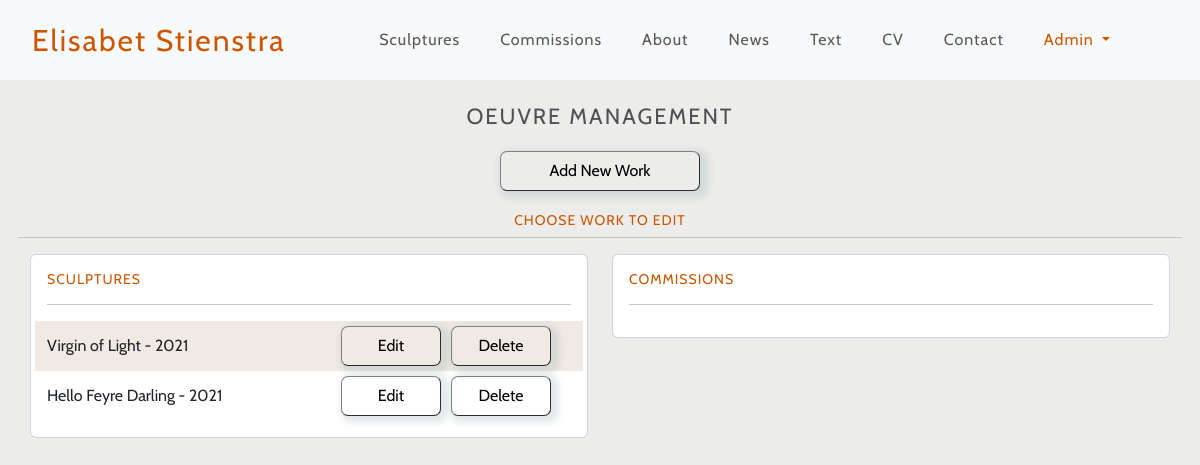
Page /oeuvre/oeuvre_management/ (signed in) on the earlier database version.
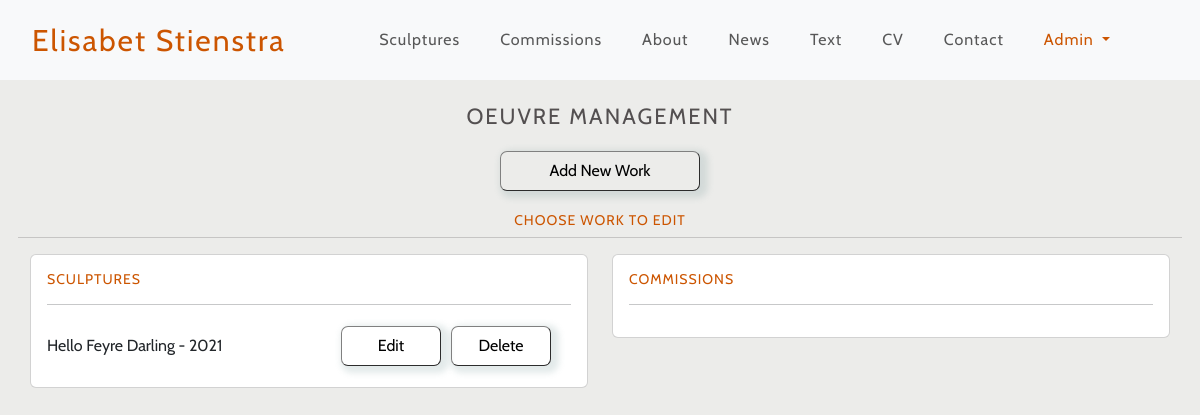
Same page on the later database version.
### oeuvre/models.py (models this page shows, shortened)
class Category(models.Model):
    class Meta:
        verbose_name_plural = 'Categories'
    name = models.CharField(max_length=60)
    friendly_name = models.CharField(max_length=60, null=True, blank=True)

class Work(models.Model):
    category = models.ForeignKey(
        'Category', null=True, blank=True,
        on_delete=models.SET_NULL, related_name='category')
    title = models.CharField(max_length=254)
    date = models.DateField()
    size = models.CharField(max_length=100)
    materials = models.CharField(max_length=254)
    description = RichTextField(null=True, blank=True)
    hide = models.BooleanField(default=False)
    courtesy_of_gallery = models.BooleanField(default=False)
    order = models.IntegerField(null=True, blank=True)
    class Meta:
        ordering = ('order', '-date', )

### oeuvre/views.py (the view)
# urls.py: path('oeuvre_management/', views.oeuvre_management, name='oeuvre_management'),
@login_required
def oeuvre_management(request):
    if not request.user.is_superuser:
        sweetify.toast(request, 'Only an Admin can access this page', icon="error", timer=2000,
                            timerProgressBar=True)
        return redirect(reverse('home'))
    items = Work.objects.all()
    category =  Category.objects.all()
    context = {
        'category': category,
        'items': items,
    }
    return render(request, "oeuvre/oeuvre_management.html", context)

### oeuvre/templates/oeuvre/oeuvre_management.html
{% extends "base.html" %}
{% load static %}
{% block content %}
<div class="container g-lg-0">
<h1 class="pt-4 pb-2">Oeuvre Management</h1>
<section class="text-center">
    <a href="{% url 'add_work' %}"><button class="button-xl">Add New Work</button></a>
</section>
<section>
    <div class="row">
        <h2 class="pt-3">Choose work to edit</h2>
        <hr>
        {% for c in category %}
        <div class="col-12 col-lg-6">
        <div class="card">
            <div class="card-body">
            <h3>{{ c.friendly_name }}</h3>
            <hr>
            {% for work in items %}
            {% if work.category == c %}
            <div class="row {% if work.hide %} hidden {% endif %}">
                <div class="col-6 m-auto">
                    <a href="{% url 'edit_work' work.id %}"><p>{{ work.title }} - {{ work.date |date:"Y" }}</p></a>
                </div>
                <div class="col text-center">
                    <a href="{% url 'edit_work' work.id %}"><button>Edit</button></a><a data-bs-toggle="modal" data-bs-target="#modal-delete" data-bs-link="{% url 'delete_work' work.id %}"><button>Delete</button></a>
                </div>
            </div>
            {% endif %}
            {% endfor %}
        </div>
    </div>
</div>
{% endfor %}
    </div>
</section>
</div>
{% endblock %}

Differences in the rows shown:
removed Work: title "Virgin of Light", date "2021", hide True (drawn), shown under Category "SCULPTURES"
